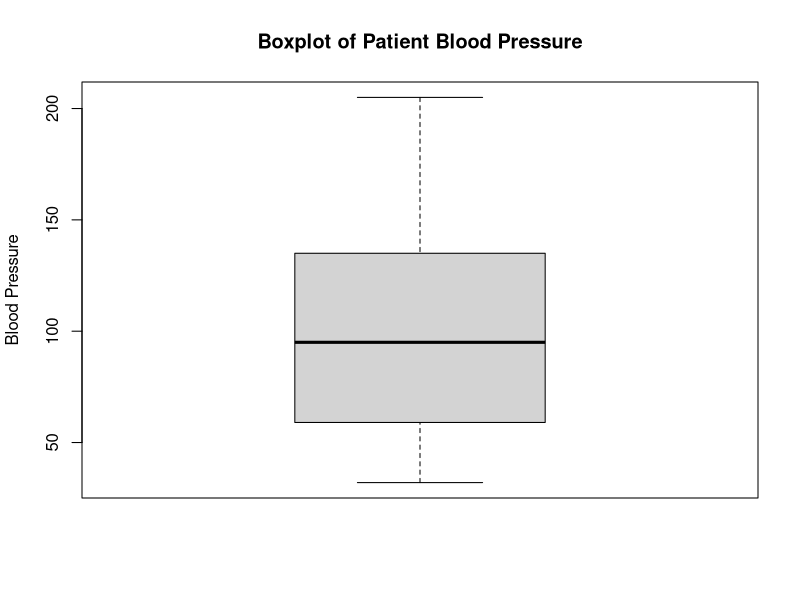
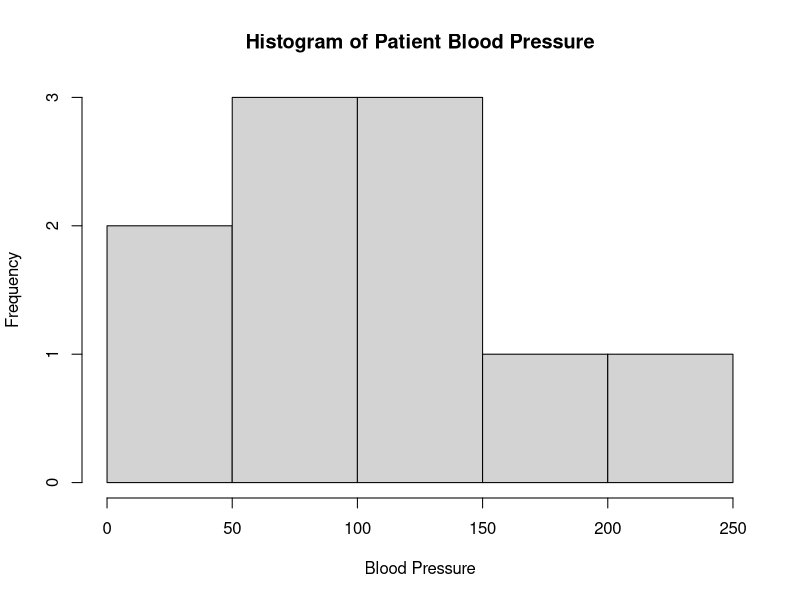

Write the R code that produced these figures, in order.
Freq <- c(0.6, 0.3, 0.4, 0.4, 0.2, 0.6, 0.3, 0.4, 0.9, 0.2)

bloodp <- c(103, 87, 32, 42, 59, 109, 78, 205, 135, 176)
first <- c(1, 1, 1, 1, 0, 0, 0, 0, NA, 1)

second <- c(0, 0, 1, 1, 0, 0, 1, 1, 1, 1)

finaldecision <- c(0, 1, 0, 1, 0, 1, 0, 1, 1, 1)

boxplot(bloodp,
        main = "Boxplot of Patient Blood Pressure",
        ylab = "Blood Pressure",
        col = "lightgray")

hist(bloodp,
     main = "Histogram of Patient Blood Pressure",
     xlab = "Blood Pressure",
     col = "lightgray",
     breaks = 5)

#https://rprogramingorestes.blogspot.com/2026/02/module-4-assignment.html
